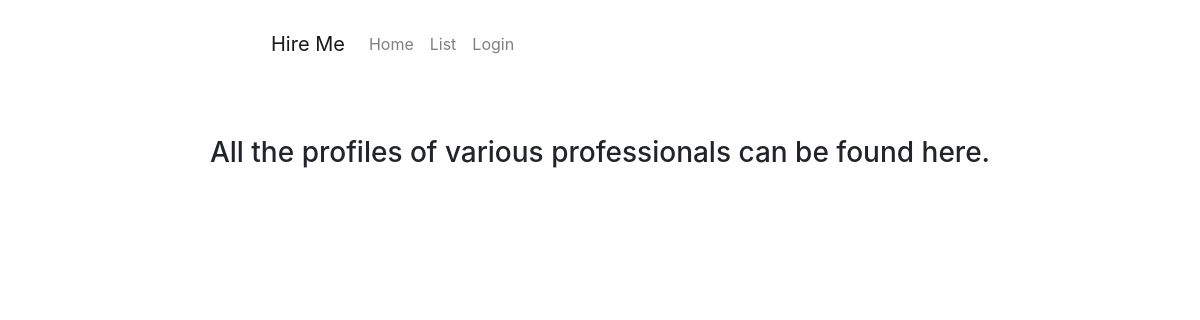
The page /list/ on the database as committed earlier.
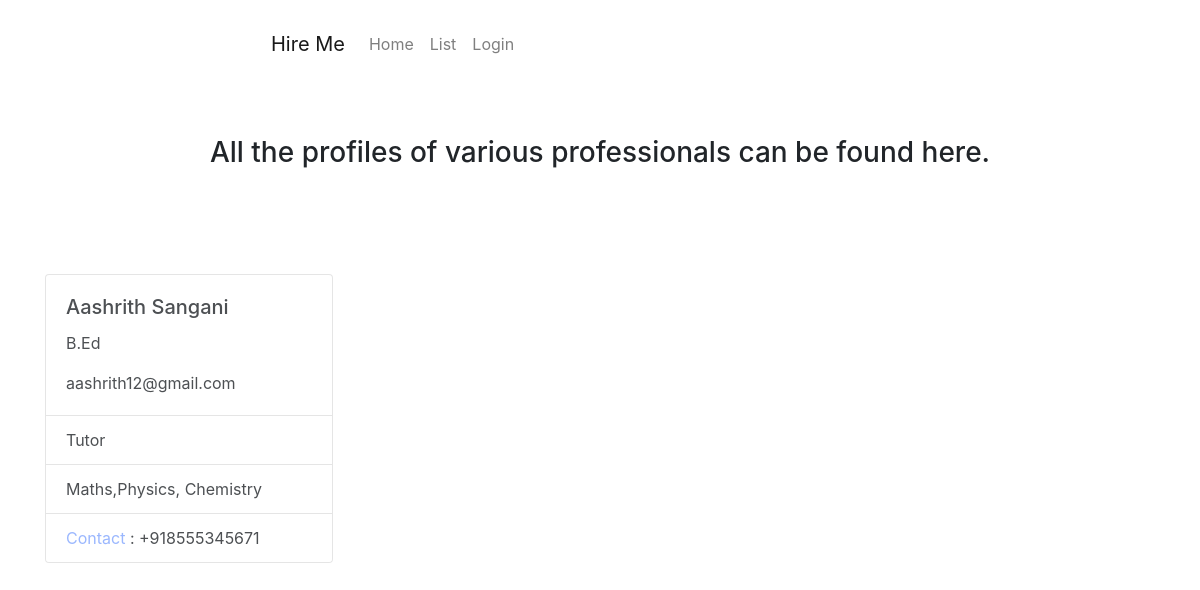
The same page on the database as committed later.
### accounts/models.py (models this page shows, shortened)
class UserProfile(models.Model):
    user = models.OneToOneField(User,on_delete=models.CASCADE)
    qualif = models.CharField(max_length=200)
    category = models.CharField(max_length=150,default='')
    description = models.TextField(max_length=255)
    phone = PhoneNumberField()

### accounts/views.py (the view)
# urls.py: url(r'list/$',view_list,name='list'),
def view_list(request):
    prof = UserProfile.objects.all()
    return render(request,'accounts/list.html',{'prof':prof})

### accounts/templates/accounts/list.html (shortened to what this page needs)
{% extends 'base.html' %}
  {% block head %}
  <div class="container">
    <div class="jumbotron text-center" style="background-color:transparent">
      <h3>All the profiles of various professionals can be found here.</h3>
    </div>
    <div class="row">
      {% for p in prof %}
      <div class="col">
        <div class="card" style="width: 18rem;opacity:0.8">
      <div class="card-body">
        <h5 class="card-title">{{p.user.first_name}} {{p.user.last_name}}</h5>
        <p class="card-text">{{p.qualif}}</p>
        <p class="card-text">{{p.user.email}}</p>
      </div>
      <ul class="list-group list-group-flush">
        <li class="list-group-item">{{p.category}}</li>
        <li class="list-group-item">{{p.description}}</li>
        <li class="list-group-item"><span style="color:#82a6fe">Contact</span> : {{p.phone}}</li>
      </ul>
    </div>
    <br>
      </div>
      {% endfor %}
    </div>
  </div>
  {% endblock %}

### accounts/templates/base.html (shortened to what this page needs)
<!DOCTYPE html>
<html>
  <head>
    <link rel="stylesheet" href="https://maxcdn.bootstrapcdn.com/bootstrap/4.0.0/css/bootstrap.min.css">
  </head>
  <body>
    {% block hd %}
    <div class="container text-center" style="margin-top:1rem;width:60%">
      <nav class="navbar navbar-expand-lg navbar-light" style="background-color:transparent">
<a class="navbar-brand" href="{% url 'home' %}">Hire Me</a>
{% if user.is_authenticated %}
<div class="collapse navbar-collapse" id="navbarText">
  <ul class="navbar-nav mr-auto">
    <li class="nav-item">
      <a class="nav-link" href="/home/">Home</a>
    </li>
    <li class="nav-item">
      <a class="nav-link" href="{% url 'list' %}">List</a>
    </li>
    <li class="nav-item">
      <a class="nav-link" href="{% url 'profile' %}">Profile</a>
    </li>
    <li class="nav-item">
      <a class="nav-link" href="{% url 'logout' %}">Logout</a>
    </li>
  </ul>
</div>
{% else %}
<div class="collapse navbar-collapse" id="navbarText">
  <ul class="navbar-nav mr-auto">
    <li class="nav-item">
      <a class="nav-link" href="/home/">Home</a>
    </li>
    <li class="nav-item">
      <a class="nav-link" href="{% url 'list' %}">List</a>
    </li>
    <li class="nav-item">
      <a class="nav-link" href="{% url 'login' %}">Login</a>
    </li>
  </ul>
</div>
{% endif %}
</nav>
    </div>
    {% endblock %}
    {% block head %}
    {% endblock %}
  </body>
</html>

### accounts/templates/accounts/list.html (style rules this page uses)
html { background-image: url(https://media.licdn.com/mpr/mpr/AAEAAQAAAAAAAAm1AAAAJGJjYzVkMWEzLTQ0NmYtNDcyZS1iNmM5LWI0MjRkZjVkYzEwOA.jpg); background-repeat: no-repeat; background-size: cover; }
body { background-color: transparent }
.row { overflow: auto; height: 20rem; }

Rows that differ between the two databases and show on the page:
added UserProfile: user.first_name "Aashrith", user.last_name "Sangani", qualif "B.Ed", user.email "aashrith12@gmail.com", category "Tutor", description "Maths,Physics, Chemistry", phone "+918555345671"
